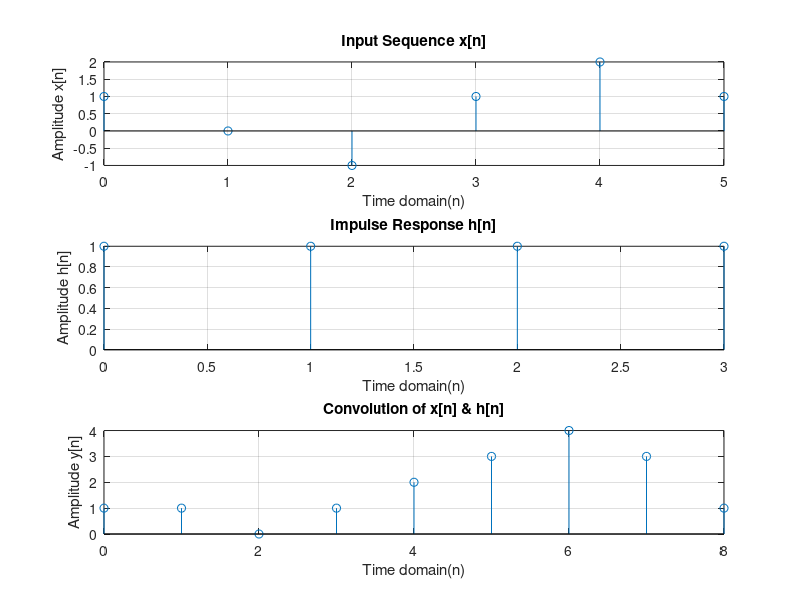

Write the MATLAB code that produced this figure.
%Lab 2.1
%Convolution Sum

n=0:1:5;
x=[1,0,-1,1,2,1];
subplot(3,1,1);
stem(n,x);
xlabel('Time domain(n)');
ylabel('Amplitude x[n]');
title('Input Sequence x[n]');
grid on;

n=0:1:3;
h=[1,1,1,1];
subplot(3,1,2);
stem(n,h);
xlabel('Time domain(n)');
ylabel('Amplitude h[n]');
title('Impulse Response h[n]');
grid on;

n=(0+0):1:(5+3);
y=conv(x,h);
subplot(3,1,3);
stem(n,y);
xlabel('Time domain(n)');
ylabel('Amplitude y[n]');
title('Convolution of x[n] & h[n]');
grid on;
disp(y);

%>> Untitled8
%     1     1     0     1     2     3     4     3     1